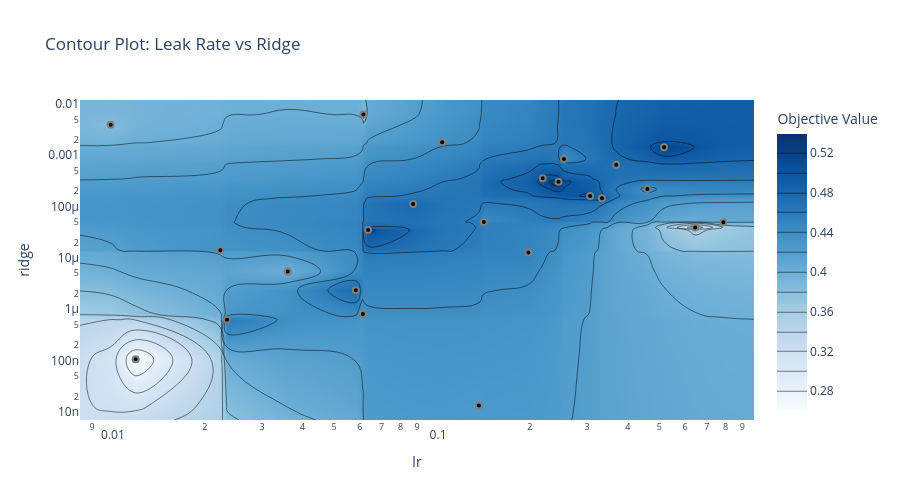

Notebook cell for this chart:
### Code cell
# Plot contour for lr vs ridge
fig = plot_contour(study, params=["lr", "ridge"])
fig.update_layout(title="Contour Plot: Leak Rate vs Ridge", height=500)
fig.show()

### Figure 1 — Plotly figure (JSON) as saved in the notebook; plotly's stock layout.template omitted (floating-point values rounded to 4 significant figures; data arrays with more than 128 entries replaced by an {"elided": "..."} marker saying what was removed)
{"data": [{"colorbar": {"title": {"text": "Objective Value"}}, "colorscale": [[0, "rgb(247,251,255)"], [0.125, "rgb(222,235,247)"], [0.25, "rgb(198,219,239)"], [0.375, "rgb(158,202,225)"], [0.5, "rgb(107,174,214)"], [0.625, "rgb(66,146,198)"], [0.75, "rgb(33,113,181)"], [0.875, "rgb(8,81,156)"], [1, "rgb(8,48,107)"]], "connectgaps": true, "contours": {"coloring": "heatmap"}, "hoverinfo": "none", "line": {"smoothing": 1.3}, "reversescale": false, "type": "contour", "x": [0.008264, 0.01027, 0.01226, 0.02234, 0.02341, 0.03597, 0.05826, 0.06122, 0.06151, 0.06358, 0.08743, 0.1074, 0.1393, 0.1442, 0.1978, 0.2189, 0.2449, 0.2545, 0.3062, 0.3329, 0.3684, 0.4596, 0.5171, 0.6446, 0.7869, 0.9775], "y": [6.919e-09, 1.329e-08, 1.055e-07, 6.212e-07, 8.078e-07, 2.333e-06, 5.45e-06, 1.273e-05, 1.408e-05, 3.49e-05, 3.908e-05, 4.934e-05, 4.981e-05, 0.0001121, 0.0001444, 0.0001611, 0.0002197, 0.0003046, 0.0003543, 0.000656, 0.0008466, 0.00144, 0.001784, 0.003924, 0.006212, 0.01193], "z": {"elided": "26x26 float values"}}, {"marker": {"color": "black", "line": {"color": "Gray", "width": 2}}, "mode": "markers", "name": "Feasible Trial", "showlegend": false, "type": "scatter", "x": [0.6446, 0.1393, 0.02234, 0.03597, 0.01226, 0.01027, 0.06358, 0.1074, 0.3062, 0.06122, 0.2449, 0.2189, 0.4596, 0.05826, 0.1442, 0.2545, 0.06151, 0.02341, 0.7869, 0.3684, 0.1978, 0.3329, 0.08743, 0.5171], "y": [3.908e-05, 1.329e-08, 1.408e-05, 5.45e-06, 1.055e-07, 0.003924, 3.49e-05, 0.001784, 0.0001611, 8.078e-07, 0.0003046, 0.0003543, 0.0002197, 2.333e-06, 4.981e-05, 0.0008466, 0.006212, 6.212e-07, 4.934e-05, 0.000656, 1.273e-05, 0.0001444, 0.0001121, 0.00144]}, {"marker": {"color": "#cccccc", "line": {"color": "Gray", "width": 2}}, "mode": "markers", "name": "Infeasible Trial", "showlegend": false, "type": "scatter", "x": [], "y": []}], "layout": {"height": 500, "title": {"text": "Contour Plot: Leak Rate vs Ridge"}, "xaxis": {"range": [-2.083, -0.009869], "title": {"text": "lr"}, "type": "log"}, "yaxis": {"range": [-8.16, -1.923], "title": {"text": "ridge"}, "type": "log"}}}
